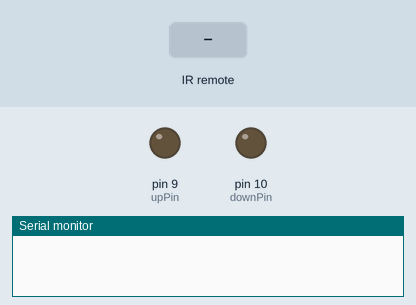
Simulated run of this sketch. Board: Arduino Uno, built with avr-gcc and run on an emulated ATmega328P. On the bench: output pins drawn as LEDs (lit = HIGH), the last lines printed to the serial monitor. The inputs (shaded band) are chosen by the test bench.

Above: at 1.2 s.
1.3 s: infrared code 0x123456 received
At 2.3 s:
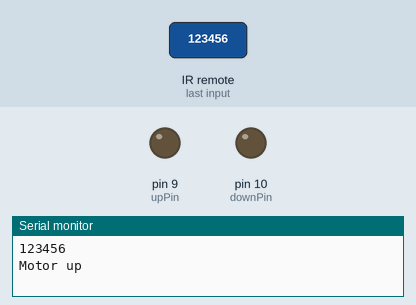
2.8 s: infrared code 0x654321 received
At 3.5 s:
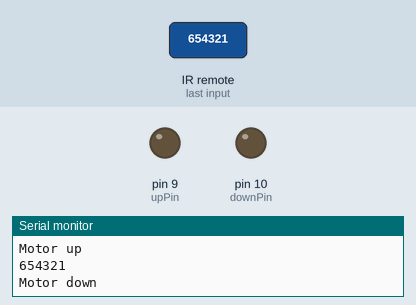
Timing chart, 0 to 5.8 s (numbered marks = the images above; inputs shaded):
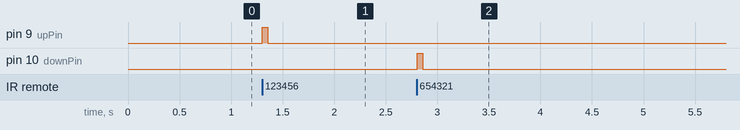

Measured:
- after the input at 1.3 s, pin 9 (upPin): LOW → HIGH at once, → LOW 0.05 s later
- after the input at 2.8 s, pin 10 (downPin): LOW → HIGH at once, → LOW 0.05 s later

The sketch:

sketch.ino
```cpp
#include <IRremote.h>

//use pin 9/10 to control up/down, change here
const int upPin = 9;
const int downPin = 10;

//IR receiver pin 11
const int RECV_PIN = 11;
IRrecv irrecv(RECV_PIN);

decode_results results;

//change the hex code here
unsigned long upButton = 0x123456;
unsigned long downButton = 0x654321;

void setup()
{
    Serial.begin(9600);
    irrecv.enableIRIn();
    pinMode(upPin, OUTPUT);
    pinMode(downPin, OUTPUT);
}

void loop()
{
    if (irrecv.decode(&results))
    {
        Serial.println(results.value, HEX);

    if(results.value == upButton)
    {
        digitalWrite(upPin, HIGH);
        Serial.println("Motor up");
    }
    else if(results.value == downButton)
    {
        digitalWrite(downPin, HIGH);
        Serial.println("Motor down");
    }

    irrecv.resume();
    }
    else
    {
        digitalWrite(upPin, LOW);
        digitalWrite(downPin, LOW);
    }

  delay(50);
}
```
